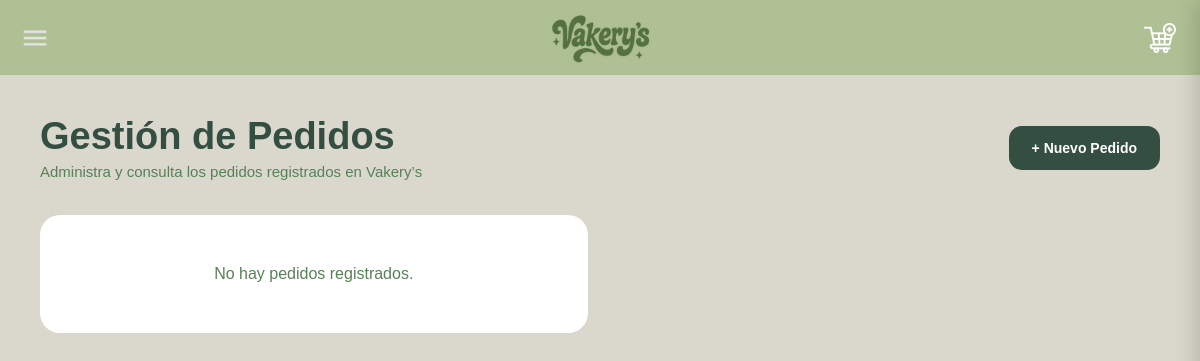
Page /Pedidos/leerpedido.php on the earlier database version.
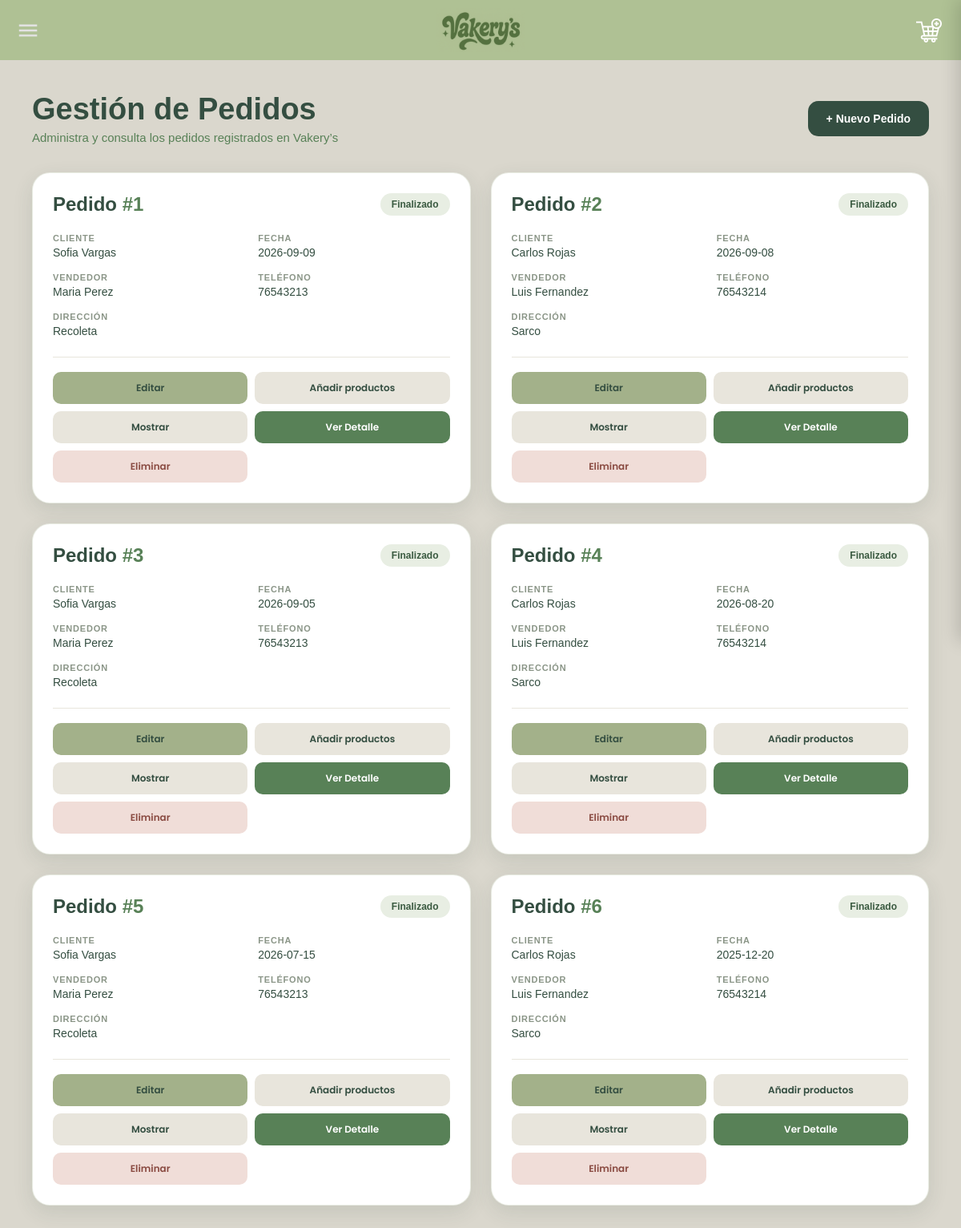
Same page on the later database version.
### tables this page shows
CREATE TABLE IF NOT EXISTS `pedidos` (
  `id` INT NOT NULL AUTO_INCREMENT,
  `Nombre` VARCHAR(200) NULL,
  `Fecha` DATE NULL,
  `Estado` VARCHAR(45) NULL,
  `NombreVendedor` VARCHAR(200) NULL,
  `Direccion` VARCHAR(45) NULL,
  `Telefono` INT NULL,
  PRIMARY KEY (`id`)
);

### Pedidos/leerpedido.php (the view, shortened to what this page needs)
<?php
$servername = "localhost";
$username = "root";
$password = "";
$bdname = "vakerysss";
$conn = new mysqli($servername, $username, $password, $bdname);
$sql = "SELECT * FROM Pedidos";
?>
<html>
<head>
    <link rel="stylesheet" href="estilosleerpedidos.css">
</head>
<body>
<div class="contenedor">
    <div class="encabezado">
        <div class="titulo">
            <h1>Gestión de Pedidos</h1>
            <p>Administra y consulta los pedidos registrados en Vakery’s</p>
        </div>
        <a href="crearpedido.php" class="nuevo">
            + Nuevo Pedido
        </a>
    </div>
    <div class="pedidos">
        <?php
        $resultado = $conn->query($sql);
        if ($resultado->num_rows > 0){
            while($fila = $resultado->fetch_assoc()){
                $id = $fila['id'];
                echo "
                <div class='pedido'>
                    <div class='pedido-top'>
                        <div class='codigo'>
                            Pedido <span>#".$fila['id']."</span>
                        </div>
                        <div class='estado'>
                            ".$fila['Estado']."
                        </div>
                    </div>
                    <div class='info'>
                        <div class='dato'>
                            <span class='etiqueta'>Cliente</span>
                            <span class='valor'>".$fila['Nombre']."</span>
                        </div>
                        <div class='dato'>
                            <span class='etiqueta'>Fecha</span>
                            <span class='valor'>".$fila['Fecha']."</span>
                        </div>
                        <div class='dato'>
                            <span class='etiqueta'>Vendedor</span>
                            <span class='valor'>".$fila['NombreVendedor']."</span>
                        </div>
                        <div class='dato'>
                            <span class='etiqueta'>Teléfono</span>
                            <span class='valor'>".$fila['Telefono']."</span>
                        </div>
                        <div class='dato dato-completo'>
                            <span class='etiqueta'>Dirección</span>
                            <span class='valor'>".$fila['Direccion']."</span>
                        </div>
                    </div>
                    <div class='separador'></div>
                    <div class='acciones'>
                        <a href='actualizarpedido.php?id=$id'>
                            <button class='accion editar'>Editar</button>
                        </a>
                        <a href='../carrito/miCarrito.php?idPedido=$id'>
                            <button class='accion mostrar'>Añadir productos</button>
                        </a>
                        <a href='mostrarproductos.php?id=$id'>
                        <button class='accion mostrar'>Mostrar</button>
                        </a>
                        <a href='mostrardetalle.php?id=$id'>
                            <button class='accion detalle'>Ver Detalle</button>
                        </a>
                        <a href='eliminarpedido.php?id=$id'>
                            <button class='accion eliminar'>Eliminar</button>
                        </a>
                    </div>
                </div>
                ";
            }
        } else {
            echo "<div class='sin-pedidos'>No hay pedidos registrados.</div>";
        }
        ?>
    </div>
</div>
</body>
</html>

Differences in the rows shown:
added pedidos: id "1", Estado "Finalizado", Nombre "Sofia Vargas", Fecha "2026-09-09", NombreVendedor "Maria Perez", Telefono "76543213", Direccion "Recoleta"
added pedidos: id "2", Estado "Finalizado", Nombre "Carlos Rojas", Fecha "2026-09-08", NombreVendedor "Luis Fernandez", Telefono "76543214", Direccion "Sarco"
added pedidos: id "3", Estado "Finalizado", Nombre "Sofia Vargas", Fecha "2026-09-05", NombreVendedor "Maria Perez", Telefono "76543213", Direccion "Recoleta"
added pedidos: id "4", Estado "Finalizado", Nombre "Carlos Rojas", Fecha "2026-08-20", NombreVendedor "Luis Fernandez", Telefono "76543214", Direccion "Sarco"
added pedidos: id "5", Estado "Finalizado", Nombre "Sofia Vargas", Fecha "2026-07-15", NombreVendedor "Maria Perez", Telefono "76543213", Direccion "Recoleta"
added pedidos: id "6", Estado "Finalizado", Nombre "Carlos Rojas", Fecha "2025-12-20", NombreVendedor "Luis Fernandez", Telefono "76543214", Direccion "Sarco"
Other differences:
text no longer shown: "No hay pedidos registrados."
